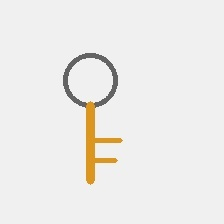
#> input picture data/reference_images/052e2847-bb23-4ff8-8ef1-86c111540c39_1792152079_aed4502f.jpg, 224 x 224 px
$ python -i proposals.py   (imports and definitions only)
#> lines starting #> are read from the running program, lines starting #| are printed output that depends on the picture; after the words box and inside, x2 and y2 are one past the last pixel; in counts of white or black regions, pixels touching at a corner belong together
# ===========================================================================
# [NEW FILE - BACKUP FOR TEAMMATE & ANTIGRAVITY CONTEXT]
# Feature: Feature 1: Visual Proposal Generator
# Relative Path: backend/visual/proposals.py
# Summary: Object proposal generation using edge/contour saliency, selective search or sliding window grid crops for localized instance retrieval in full camera frames.
# Integration: Part of SecondMind Image Embeddings & Accurate Timestamps features.
# If your teammate's code fails or lacks this file, drop this directly into place.
# ===========================================================================

"""Candidate object region proposal generator for visual localization.

Generates localized candidate bounding boxes using motion diffing, edge/saliency contouring,
and multi-scale spatial tiling with Non-Maximum Suppression (NMS).
"""

from dataclasses import dataclass
from typing import Any, Dict, List, Optional, Tuple
import cv2
import numpy as np


@dataclass
class BoundingBox:
    """Bounding box representation with spatial naming utilities."""

    x: int
    y: int
    width: int
    height: int
    score: float = 1.0
    source: str = "proposal"

    @property
    def x2(self) -> int:
        return self.x + self.width

    @property
    def y2(self) -> int:
        return self.y + self.height

    def to_dict(self) -> Dict[str, Any]:
        return {
            "x": int(self.x),
            "y": int(self.y),
            "width": int(self.width),
            "height": int(self.height),
            "score": round(float(self.score), 3),
            "source": self.source,
        }

    def iou(self, other: "BoundingBox") -> float:
        """Compute Intersection over Union (IoU) with another bounding box."""
        inter_x1 = max(self.x, other.x)
        inter_y1 = max(self.y, other.y)
        inter_x2 = min(self.x2, other.x2)
        inter_y2 = min(self.y2, other.y2)

        inter_w = max(0, inter_x2 - inter_x1)
        inter_h = max(0, inter_y2 - inter_y1)
        inter_area = inter_w * inter_h

        if inter_area == 0:
            return 0.0

        self_area = self.width * self.height
        other_area = other.width * other.height
        union_area = self_area + other_area - inter_area
        return float(inter_area) / float(union_area) if union_area > 0 else 0.0

    def get_spatial_label(self, frame_w: int, frame_h: int) -> str:
        """Generate human-readable natural language spatial description of the region."""
        center_x = self.x + self.width / 2.0
        center_y = self.y + self.height / 2.0

        rel_x = center_x / max(frame_w, 1)
        rel_y = center_y / max(frame_h, 1)

        # Horizontal classification
        if rel_x < 0.35:
            h_pos = "left side"
        elif rel_x > 0.65:
            h_pos = "right side"
        else:
            h_pos = "center"

        # Vertical classification
        if rel_y < 0.35:
            v_pos = "upper"
        elif rel_y > 0.65:
            v_pos = "lower"
        else:
            v_pos = "middle"

        if h_pos == "center" and v_pos == "middle":
            return "center area"
        return f"{v_pos} {h_pos}"


class CandidateRegionProposalGenerator:
    """Generates candidate bounding boxes from incoming camera frames for localized search."""

    def __init__(
        self,
        min_box_dim: int = 40,
        max_box_area_ratio: float = 0.85,
        nms_iou_threshold: float = 0.55,
    ) -> None:
        self.min_box_dim = min_box_dim
        self.max_box_area_ratio = max_box_area_ratio
        self.nms_iou_threshold = nms_iou_threshold

    def generate_proposals(
        self,
        frame: np.ndarray,
        prev_frame: Optional[np.ndarray] = None,
        max_proposals: int = 16,
    ) -> List[Tuple[BoundingBox, np.ndarray]]:
        """Generate candidate bounding boxes and extract corresponding image crops.

        Args:
            frame: Current BGR camera frame.
            prev_frame: Optional previous BGR frame for motion difference proposals.
            max_proposals: Maximum number of candidate crops to return after NMS.

        Returns:
            List of (BoundingBox, cropped_bgr_image) tuples.
        """
        if frame is None or frame.size == 0:
            return []

        h, w = frame.shape[:2]
        frame_area = float(h * w)
        raw_boxes: List[BoundingBox] = []

        # 1. Motion / Difference Contours (highest priority when motion occurs)
        if prev_frame is not None and prev_frame.shape == frame.shape:
            gray_curr = cv2.cvtColor(frame, cv2.COLOR_BGR2GRAY)
            gray_prev = cv2.cvtColor(prev_frame, cv2.COLOR_BGR2GRAY)
            diff = cv2.absdiff(gray_curr, gray_prev)
            _, thresh = cv2.threshold(diff, 25, 255, cv2.THRESH_BINARY)
            kernel = cv2.getStructuringElement(cv2.MORPH_RECT, (7, 7))
            closed = cv2.morphologyEx(thresh, cv2.MORPH_CLOSE, kernel, iterations=2)
            contours, _ = cv2.findContours(closed, cv2.RETR_EXTERNAL, cv2.CHAIN_APPROX_SIMPLE)

            for cnt in contours:
                bx, by, bw, bh = cv2.boundingRect(cnt)
                # Expand box slightly to include object boundary context
                pad_x, pad_y = int(bw * 0.15), int(bh * 0.15)
                bx = max(0, bx - pad_x)
                by = max(0, by - pad_y)
                bw = min(w - bx, bw + 2 * pad_x)
                bh = min(h - by, bh + 2 * pad_y)

                if bw >= self.min_box_dim and bh >= self.min_box_dim and (bw * bh) < (self.max_box_area_ratio * frame_area):
                    raw_boxes.append(BoundingBox(x=bx, y=by, width=bw, height=bh, score=0.9, source="motion"))

        # 2. Edge and Saliency Contours (static foreground object localization)
        gray = cv2.cvtColor(frame, cv2.COLOR_BGR2GRAY)
        blurred = cv2.GaussianBlur(gray, (5, 5), 0)
        edges = cv2.Canny(blurred, 30, 120)
        kernel = cv2.getStructuringElement(cv2.MORPH_RECT, (5, 5))
        dilated = cv2.dilate(edges, kernel, iterations=2)
        contours, _ = cv2.findContours(dilated, cv2.RETR_EXTERNAL, cv2.CHAIN_APPROX_SIMPLE)

        for cnt in contours:
            bx, by, bw, bh = cv2.boundingRect(cnt)
            aspect = float(bw) / float(bh) if bh > 0 else 1.0
            if (
                bw >= self.min_box_dim
                and bh >= self.min_box_dim
                and (bw * bh) < (self.max_box_area_ratio * frame_area)
                and 0.15 <= aspect <= 6.5
            ):
                raw_boxes.append(BoundingBox(x=bx, y=by, width=bw, height=bh, score=0.75, source="contour"))

        # 3. Multi-scale spatial tiling (ensures small/medium object coverage even in clutter)
        # Quadrants with 20% overlap
        half_w, half_h = int(w * 0.55), int(h * 0.55)
        step_x, step_y = int(w * 0.45), int(h * 0.45)
        for gy in range(0, h - step_y, step_y):
            for gx in range(0, w - step_x, step_x):
                qw = min(w - gx, half_w)
                qh = min(h - gy, half_h)
                raw_boxes.append(BoundingBox(x=gx, y=gy, width=qw, height=qh, score=0.5, source="spatial_quadrant"))

        # Central table/counter focus crop
        cw, ch = int(w * 0.6), int(h * 0.6)
        cx, cy = (w - cw) // 2, (h - ch) // 2
        raw_boxes.append(BoundingBox(x=cx, y=cy, width=cw, height=ch, score=0.6, source="center_focus"))

        # 4. Non-Maximum Suppression (NMS)
        deduped_boxes = self._apply_nms(raw_boxes, max_proposals=max_proposals)

        # 5. Extract Crops with safety bounds checking
        crops: List[Tuple[BoundingBox, np.ndarray]] = []
        for box in deduped_boxes:
            crop = frame[box.y : box.y2, box.x : box.x2]
            if crop.size > 0 and crop.shape[0] >= 16 and crop.shape[1] >= 16:
                crops.append((box, crop))

        return crops

    def _apply_nms(self, boxes: List[BoundingBox], max_proposals: int) -> List[BoundingBox]:
        """Filter overlapping proposal boxes based on IoU threshold."""
        if not boxes:
            return []

        # Sort by score descending, then by area descending
        sorted_boxes = sorted(boxes, key=lambda b: (b.score, b.width * b.height), reverse=True)
        selected: List[BoundingBox] = []

        for candidate in sorted_boxes:
            keep = True
            for existing in selected:
                if candidate.iou(existing) > self.nms_iou_threshold:
                    keep = False
                    break
            if keep:
                selected.append(candidate)
                if len(selected) >= max_proposals:
                    break

        return selected

>>> import cv2
>>> picture = cv2.imread('../../../data/reference_images/052e2847-bb23-4ff8-8ef1-86c111540c39_1792152079_aed4502f.jpg')
#> picture is the input picture: shape (224, 224, 3); mean B, G, R 233.9, 236.2, 237.5
>>> result = CandidateRegionProposalGenerator().generate_proposals(picture)
#> in generate_proposals, `gray = cv2.cvtColor(frame, cv2.COLOR_BGR2GRAY)`:
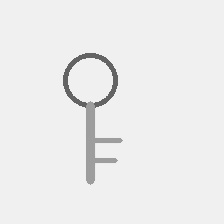
#> gray: shape (224, 224); min 93, max 248, mean 236.3
#> in generate_proposals, `blurred = cv2.GaussianBlur(gray, (5, 5), 0)`:
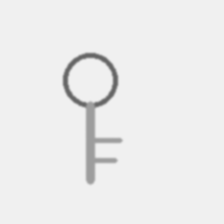
#> blurred: shape (224, 224); min 100, max 241, mean 236.3
#> in generate_proposals, `edges = cv2.Canny(blurred, 30, 120)`:
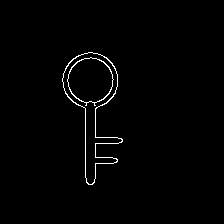
#> edges: shape (224, 224); 1.2% white in thin lines or dots, all inside (x1, y1, x2, y2) = (62, 52, 123, 185)
#> in generate_proposals, `dilated = cv2.dilate(edges, kernel, iterations=2)`:
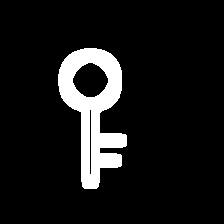
#> dilated: shape (224, 224); 9.3% white; 1 white region
#> in generate_proposals, `contours, _ = cv2.findContours(dilated, cv2.RETR_EXTERNAL, cv2.CHAIN_A..`: contours = 1 contour; box (x1, y1, x2, y2) and area: (58, 48, 127, 189) 5362
#> the loop in generate_proposals, `for cnt in contours:` made 1 pass
#> (bx, by, bw, bh, aspect) on pass 1: (58, 48, 69, 141, 0.489)
#> after the loop in generate_proposals, `for cnt in contours:`: raw_boxes = 1 item
#> after the loop in generate_proposals, `for gy in range(0, h - step_y, step_y):`: raw_boxes = 5 items
#> in _apply_nms, `sorted_boxes = sorted(boxes, key=lambda b: (b.score, b.width * b.heigh..`: sorted_boxes = 6 items
#> the loop in _apply_nms, `for candidate in sorted_boxes:` made 6 passes
#> the loop in generate_proposals, `for box in deduped_boxes:` made 6 passes
#> pass 1, in generate_proposals, `crop = frame[box.y : box.y2, box.x : box.x2]`:
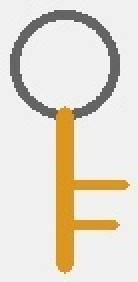
#> crop: shape (141, 69, 3) (shown 2 times larger); mean B, G, R 208.5, 220.4, 227.2
#> pass 2, in generate_proposals, `crop = frame[box.y : box.y2, box.x : box.x2]`:
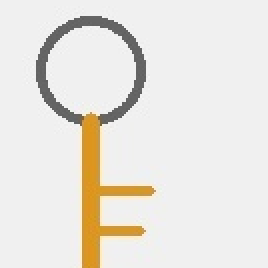
#> crop: shape (134, 134, 3) (shown 2 times larger); mean B, G, R 223.4, 229.6, 233.1
#> pass 3, in generate_proposals, `crop = frame[box.y : box.y2, box.x : box.x2]`:
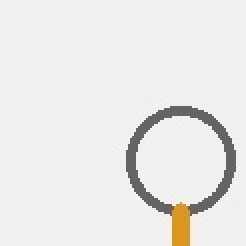
#> crop: shape (123, 123, 3) (shown 2 times larger); mean B, G, R 230.7, 232.1, 232.9
#> result = 6 items

$ run again, on data/reference_images/1e125c1c-fdbe-4695-888b-482f02507221_1792152080_9898a716.jpg
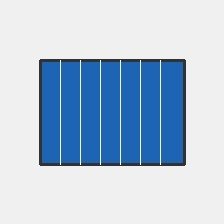
#> input picture data/reference_images/1e125c1c-fdbe-4695-888b-482f02507221_1792152080_9898a716.jpg, 224 x 224 px
#> picture is the input picture: shape (224, 224, 3); mean B, G, R 217.3, 196.5, 177.3
#> in generate_proposals, `edges = cv2.Canny(blurred, 30, 120)`:
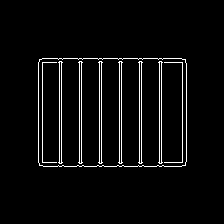
#> edges: shape (224, 224); 4.1% white in thin lines or dots, all inside (x1, y1, x2, y2) = (38, 58, 187, 167)
#> dilated: shape (224, 224); 24.2% white; 1 white region
#> contours = 1 contour; box (x1, y1, x2, y2) and area: (34, 54, 191, 171) 18067
#> the loop in generate_proposals, `for cnt in contours:` made 1 pass
#> (bx, by, bw, bh, aspect) on pass 1: (34, 54, 157, 117, 1.34)
#> after the loop in generate_proposals, `for cnt in contours:`: raw_boxes = 1 item
#> after the loop in generate_proposals, `for gy in range(0, h - step_y, step_y):`: raw_boxes = 5 items
#> sorted_boxes = 6 items
#> the loop in _apply_nms, `for candidate in sorted_boxes:` made 6 passes
#> after the loop in _apply_nms, `for candidate in sorted_boxes:`: selected = 5 items
#> the loop in generate_proposals, `for box in deduped_boxes:` made 5 passes
#> pass 3, in generate_proposals, `crop = frame[box.y : box.y2, box.x : box.x2]`:
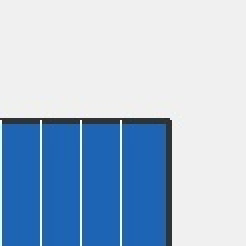
#> crop: shape (123, 123, 3) (shown 2 times larger); mean B, G, R 214.4, 190.1, 167.6
